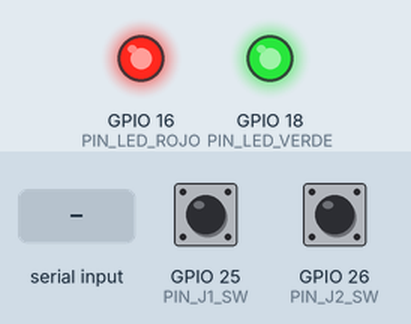
Recording of a program running on a simulated ESP32. Shown: output pins drawn as LEDs (lit = HIGH). Inputs (shaded band) come from the test bench; at power-on: GPIO 25 (PIN_J1_SW) HIGH, GPIO 26 (PIN_J2_SW) HIGH. USB keyboard and mouse output is not drawn; what the program prints to the serial monitor is not drawn. At 1.3 s the program puts the board to deep sleep or switches it off; the recording ends there.

Above: at 1.2 s.
1.3 s: "CMD,OFF\n" received over Serial
Timing chart, 0 to 1.3 s (numbered marks = the images above; inputs shaded):
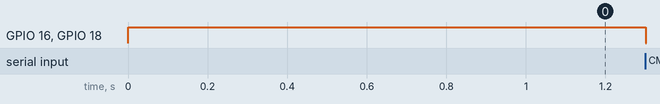

The program:

main.cpp
```cpp
/**
 * @file main.cpp
 * @brief Control de dron con 2 joysticks y ESP32 (Informatica II - Tema 9).
 *
 * El ESP32 hace dos cosas a la vez:
 *   1) Se presenta por Bluetooth (BLE) como un gamepad para el celular (FeelFPV).
 *   2) Envia por USB (serie) los datos a Processing y recibe comandos de la PC.
 *
 * Estados y LEDs:
 *   CALIBRANDO : LED rojo y verde encendidos (no tocar los sticks)
 *   BUSCANDO   : LED rojo parpadeando (buscando un telefono)
 *   CONECTADO  : LED verde fijo (conectado al telefono)
 *
 * Protocolo serie (115200 baudios, una linea por mensaje):
 *   ESP32 -> PC : J,throttle,yaw,pitch,roll,btn1,btn2,estado   (estado: 0,1,2)
 *                 EVT,<CALIBRANDO|BUSCANDO|CONECTADO|APAGADO>
 *   PC -> ESP32 : CMD,OFF  (apagar el control)
 *                 CMD,CAL  (volver a calibrar el centro de los sticks)
 */
#include <Arduino.h>
#include <BleGamepad.h>
#include "esp_sleep.h"
#include "driver/rtc_io.h"
#include "Joystick.h"
#include "Boton.h"

// ---------------- Pines ----------------
// OJO: en estos modulos el movimiento horizontal sale por el pin "VRy" y el vertical
// por "VRx", por eso los pines de X e Y estan intercambiados.
const uint8_t PIN_J1_X = 33;        // yaw      (horizontal del stick izquierdo)
const uint8_t PIN_J1_Y = 32;        // throttle (vertical del stick izquierdo)
const uint8_t PIN_J2_X = 35;        // roll     (horizontal del stick derecho)
const uint8_t PIN_J2_Y = 34;        // pitch    (vertical del stick derecho)
const uint8_t PIN_J1_SW = 25;       // boton del stick izquierdo (tambien enciende el control)
const uint8_t PIN_J2_SW = 26;       // boton del stick derecho
const uint8_t PIN_LED_ROJO = 16;    // buscando telefono
const uint8_t PIN_LED_VERDE = 18;   // conectado al telefono

// ---------------- Configuracion ----------------
const unsigned long TIEMPO_CALIBRACION_MS = 1500;
const unsigned long PERIODO_MS = 20;               // 50 Hz
// Copia el stick derecho tambien en los ejes RX/RY, por si la app los lee de ahi.
// Si FeelFPV se confunde con los ejes duplicados, ponerlo en false.
// En la sección Configuracion de main.cpp:
const bool DUPLICAR_STICK_DERECHO = true;

// ---------------- Maquina de estados ----------------
enum Estado { CALIBRANDO, BUSCANDO, CONECTADO };

/** Valores de los 4 ejes, normalizados de -100 a 100. */
struct Ejes {
  int throttle;
  int yaw;
  int pitch;
  int roll;
};

Estado estado = CALIBRANDO;
Ejes ejes = {0, 0, 0, 0};
unsigned long tCambioEstado = 0;
unsigned long tUltimoCiclo = 0;
String bufferSerie = "";

// ---------------- Objetos ----------------
// Si al empujar un stick hacia arriba el valor baja, cambiar el 4to parametro.
Joystick joyIzq(PIN_J1_X, PIN_J1_Y, false, true);  // X = yaw,  Y = throttle
Joystick joyDer(PIN_J2_X, PIN_J2_Y, true, true);   // X = roll (invertido), Y = pitch
Boton btnIzq(PIN_J1_SW);
Boton btnDer(PIN_J2_SW);
BleGamepad bleGamepad("Dron Control UTN", "UTN FRM", 100);

/** @brief Devuelve el nombre de un estado como texto. */
const char* nombreEstado(Estado e) {
  switch (e) {
    case CALIBRANDO: return "CALIBRANDO";
    case BUSCANDO:   return "BUSCANDO";
    case CONECTADO:  return "CONECTADO";
  }
  return "?";
}

/** @brief Cambia de estado y avisa a la PC. @param nuevo Estado al que se pasa. */
void cambiarEstado(Estado nuevo) {
  estado = nuevo;
  tCambioEstado = millis();
  Serial.printf("EVT,%s\n", nombreEstado(estado));
}

/** @brief Lee los 4 ejes y los guarda en la estructura global `ejes`. */
void leerEjes() {
  ejes.yaw      = joyIzq.leerX();
  ejes.throttle = joyIzq.leerY();
  ejes.roll     = joyDer.leerX();
  ejes.pitch    = joyDer.leerY();
}

/**
 * @brief Convierte un eje de -100..100 al rango del gamepad BLE (-32767..32767).
 *        Con rango simetrico, el centro del stick es exactamente 0.
 * @param valor Eje normalizado.
 * @return Valor de -32767 a 32767.
 */
int ejeAGamepad(int valor) {
  return map(valor, -100, 100, -32767, 32767);
}

/** @brief Envia a Processing los ejes, botones y estado por el puerto serie. */
void enviarTelemetria() {
  Serial.printf("J,%d,%d,%d,%d,%d,%d,%d\n",
                ejes.throttle, ejes.yaw, ejes.pitch, ejes.roll,
                btnIzq.estaPresionado(), btnDer.estaPresionado(), (int)estado);
}

/**
 * @brief Envia al celular el estado de los sticks y botones como gamepad BLE.
 *        El eje Y se invierte porque en un gamepad "arriba" es el valor minimo.
 */
void enviarGamepadBle() {
  if (!bleGamepad.isConnected()) return;

  bleGamepad.setLeftThumb(ejeAGamepad(ejes.yaw), ejeAGamepad(-ejes.throttle));
  bleGamepad.setRightThumb(ejeAGamepad(ejes.roll), ejeAGamepad(-ejes.pitch));
  if (DUPLICAR_STICK_DERECHO) {
    bleGamepad.setRX(ejeAGamepad(ejes.roll));
    bleGamepad.setRY(ejeAGamepad(-ejes.pitch));
  }

  if (btnDer.estaPresionado()) bleGamepad.press(BUTTON_1); else bleGamepad.release(BUTTON_1);
  if (btnIzq.estaPresionado()) bleGamepad.press(BUTTON_2); else bleGamepad.release(BUTTON_2);

  bleGamepad.sendReport();
}

/**
 * @brief Apaga el control (sueno profundo). Se vuelve a encender apretando el
 *        boton del stick izquierdo o el boton EN de la placa.
 */
void apagar() {
  Serial.println("EVT,APAGADO");
  Serial.flush();
  digitalWrite(PIN_LED_ROJO, LOW);
  digitalWrite(PIN_LED_VERDE, LOW);

  // El pulsador conecta a GND: despertar cuando el pin pase a LOW
  esp_sleep_pd_config(ESP_PD_DOMAIN_RTC_PERIPH, ESP_PD_OPTION_ON);
  rtc_gpio_pullup_en((gpio_num_t)PIN_J1_SW);
  rtc_gpio_pulldown_dis((gpio_num_t)PIN_J1_SW);
  esp_sleep_enable_ext0_wakeup((gpio_num_t)PIN_J1_SW, 0);
  esp_deep_sleep_start();
}

/** @brief Interpreta una linea recibida desde la PC. @param linea Texto sin salto de linea. */
void procesarLinea(const String& linea) {
  if (linea == "CMD,OFF") {
    apagar();
  } else if (linea == "CMD,CAL") {
    cambiarEstado(CALIBRANDO);
  }
}

/** @brief Lee el puerto serie sin bloquear y procesa cada linea completa. */
void leerSerie() {
  while (Serial.available()) {
    char c = Serial.read();
    if (c == '\n') {
      procesarLinea(bufferSerie);
      bufferSerie = "";
    } else if (c != '\r') {
      bufferSerie += c;
    }
  }
}

/** @brief Actualiza la maquina de estados segun el tiempo y la conexion Bluetooth. */
void actualizarEstado() {
  switch (estado) {
    case CALIBRANDO:
      // Con los sticks quietos, mide el centro al terminar la espera.
      if (millis() - tCambioEstado >= TIEMPO_CALIBRACION_MS) {
        joyIzq.calibrar();
        joyDer.calibrar();
        cambiarEstado(BUSCANDO);
      }
      break;

    case BUSCANDO:
      if (bleGamepad.isConnected()) cambiarEstado(CONECTADO);
      break;

    case CONECTADO:
      if (!bleGamepad.isConnected()) cambiarEstado(BUSCANDO);
      break;
  }
}

/** @brief Enciende los LEDs segun el estado actual. */
void actualizarLeds() {
  bool rojo = false;
  bool verde = false;
  switch (estado) {
    case CALIBRANDO: rojo = true; verde = true; break;
    case BUSCANDO:   rojo = (millis() / 400) % 2; break;   // parpadea
    case CONECTADO:  verde = true; break;
  }
  digitalWrite(PIN_LED_ROJO, rojo);
  digitalWrite(PIN_LED_VERDE, verde);
}

void setup() {
  Serial.begin(115200);
  pinMode(PIN_LED_ROJO, OUTPUT);
  pinMode(PIN_LED_VERDE, OUTPUT);
  joyIzq.begin();
  joyDer.begin();
  btnIzq.begin();
  btnDer.begin();

  BleGamepadConfiguration configBle;
  configBle.setAutoReport(false);    // enviamos el reporte a mano
  configBle.setAxesMin(-32767);      // rango simetrico: centro = 0
  configBle.setAxesMax(32767);
  bleGamepad.begin(&configBle);

  cambiarEstado(CALIBRANDO);
}

void loop() {
  btnIzq.actualizar();
  btnDer.actualizar();
  leerSerie();
  actualizarEstado();

  if (millis() - tUltimoCiclo >= PERIODO_MS) {
    tUltimoCiclo = millis();
    if (estado != CALIBRANDO) {
      leerEjes();
      enviarTelemetria();
      enviarGamepadBle();
    }
  }

  actualizarLeds();
}
```
